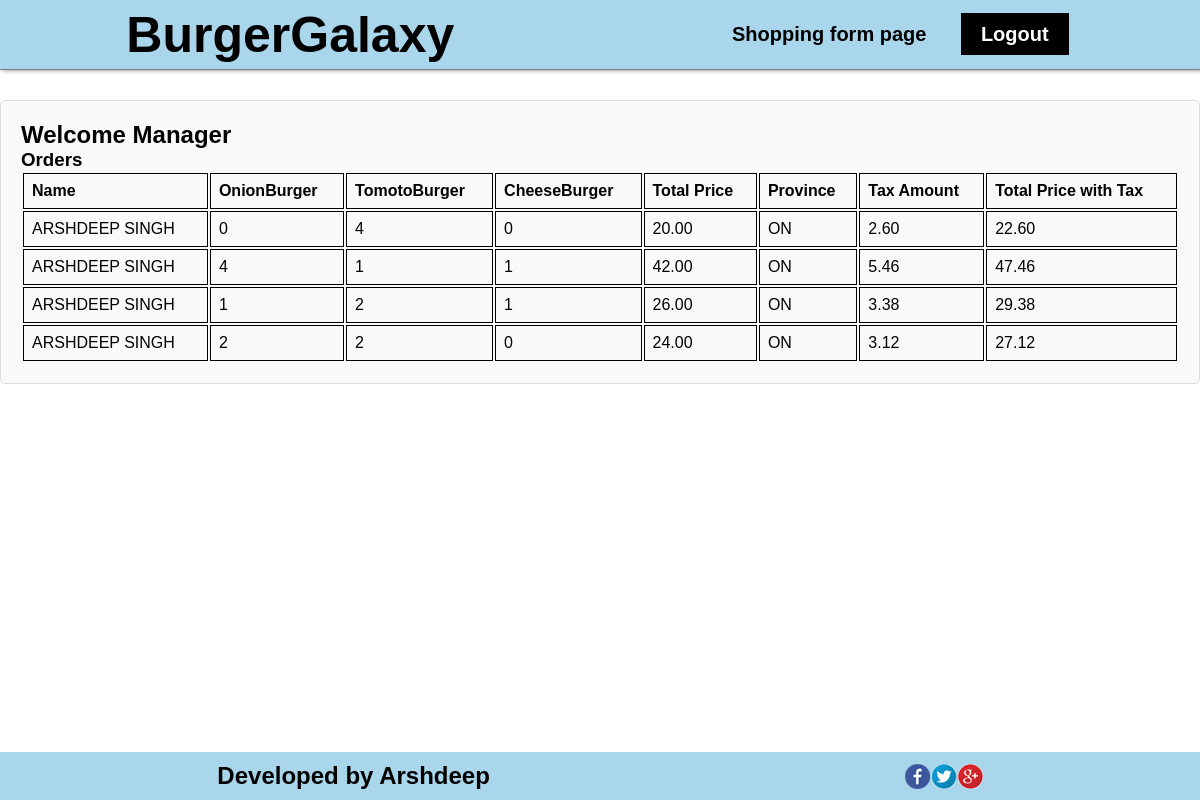
Page /orders.php (signed in) on the committed database.
### tables this page shows
CREATE TABLE `users` (
  `id` int(11) NOT NULL,
  `username` varchar(50) NOT NULL,
  `password` varchar(255) NOT NULL,
  `role` varchar(50) NOT NULL
);

CREATE TABLE `orders` (
  `id` int(11) NOT NULL,
  `name` varchar(255) NOT NULL,
  `TomotoBurgerQuantity` int(11) NOT NULL,
  `OnionBurgerQuantity` int(11) NOT NULL,
  `CheeseBurgerQuantity` int(11) NOT NULL,
  `total_price` decimal(10,2) NOT NULL,
  `province` varchar(255) NOT NULL,
  `tax_amount` decimal(10,2) NOT NULL,
  `total_price_with_tax` decimal(10,2) NOT NULL,
  `credit_card_number` varchar(255) NOT NULL,
  `expiry_month` varchar(255) NOT NULL,
  `expiry_year` varchar(255) NOT NULL
);

### orders.php (the view, shortened to what this page needs)
<?php
include 'db_connection.php';
$username = $_SESSION['username'];
$sql = "SELECT role FROM users WHERE username = ?";
$stmt = $conn->prepare($sql);
$stmt->bind_param("s", $username);
$stmt->execute();
$result = $stmt->get_result();
if ($result->num_rows == 1) {
    $user = $result->fetch_assoc();
    $role = $user['role'];
} else {
    header("Location: login.php");
    exit;
}
$welcome_message = "";
if ($role === "admin") {
    $welcome_message = "Welcome Admin";
} elseif ($role === "shop_manager") {
    $welcome_message = "Welcome Manager";
}
$sql = "SELECT * FROM orders";
$result = $conn->query($sql);
if ($result->num_rows > 0) {
    $orders = $result->fetch_all(MYSQLI_ASSOC);
} else {
    $orders = [];
}
?>
<!DOCTYPE html>
<html>
<head>
    <link rel="stylesheet" type="text/css" href="Css/style.css">
</head>
<body>
    <nav>
        <div class="logo">BurgerGalaxy</div>
        <div class="menu">
            <a href="index.php">Shopping form page</a>
            <a href="logout.php">Logout</a>
        </div>
    </nav>
    <div class="order-container">
        <h2><?php echo $welcome_message; ?></h2>
        <h3>Orders</h3>
        <?php if (!empty($orders)): ?>
            <table>
                <tr>
                    <th>Name</th>
                    <th>OnionBurger</th>
                    <th>TomotoBurger</th>
                    <th>CheeseBurger</th>
                    <th>Total Price</th>
                    <th>Province</th>
                    <th>Tax Amount</th>
                    <th>Total Price with Tax</th>
                </tr>
                <?php foreach ($orders as $order): ?>
                    <tr>
                        <td><?php echo $order['name']; ?></td>
                        <td><?php echo $order['OnionBurgerQuantity']; ?></td>
                        <td><?php echo $order['TomotoBurgerQuantity']; ?></td>
                        <td><?php echo $order['CheeseBurgerQuantity']; ?></td>
                        <td><?php echo $order['total_price']; ?></td>
                        <td><?php echo $order['province']; ?></td>
                        <td><?php echo $order['tax_amount']; ?></td>
                        <td><?php echo $order['total_price_with_tax']; ?></td>
                    </tr>
                <?php endforeach; ?>
            </table>
        <?php else: ?>
            <p>No orders found.</p>
        <?php endif; ?>
    </div>
    <footer id="footer">
        <h2>Developed by Arshdeep</h2>
        <img src="images/icon.png" alt="Footer Icon">
    </footer>
</body>
</html>

### Css/style.css (style rules this page uses)
* { padding: 0; margin: 0; box-sizing: border-box; font-family: sans-serif; }
nav { width: 100%; height: 70px; border-bottom: 1px solid grey; box-shadow: 2px 0px 5px grey; display: flex; justify-content: space-around; align-items: center; position: fixed; top: 0; z-index: 1; background: #aad6ec; }
table { width: 100%; border-collapse: collapse; }
.logo { font-size: 50px; font-weight: bold; }
.menu a { text-decoration: none; font-size: 20px; color: black; padding: 10px 20px; margin: 5px; font-weight: bold; }
.menu a:last-child { background: black; color: white; }
body { display: flex; flex-direction: column; min-height: 100vh; margin: 0; padding: 0; }
#footer { margin-top: auto; display: flex; justify-content: space-around; align-items: center; background: #aad6ec; color: rgb(0, 0, 0); padding: 10px; }
table { display: table; border-collapse: separate; box-sizing: border-box; text-indent: initial; unicode-bidi: isolate; border-spacing: 2px; border-color: gray; }
th, td { border: 1px solid black; padding: 8px; text-align: left; }
.order-container { margin-top: 100px; padding: 20px; background-color: #f9f9f9; border: 1px solid #ddd; border-radius: 5px; }

### rows in the picture
users: role "Welcome Manager"
orders: name "ARSHDEEP SINGH", OnionBurgerQuantity "0", TomotoBurgerQuantity "4", CheeseBurgerQuantity "0", total_price "20.00", province "ON", tax_amount "2.60", total_price_with_tax "22.60"
orders: name "ARSHDEEP SINGH", OnionBurgerQuantity "4", TomotoBurgerQuantity "1", CheeseBurgerQuantity "1", total_price "42.00", province "ON", tax_amount "5.46", total_price_with_tax "47.46"
orders: name "ARSHDEEP SINGH", OnionBurgerQuantity "1", TomotoBurgerQuantity "2", CheeseBurgerQuantity "1", total_price "26.00", province "ON", tax_amount "3.38", total_price_with_tax "29.38"
orders: name "ARSHDEEP SINGH", OnionBurgerQuantity "2", TomotoBurgerQuantity "2", CheeseBurgerQuantity "0", total_price "24.00", province "ON", tax_amount "3.12", total_price_with_tax "27.12"
